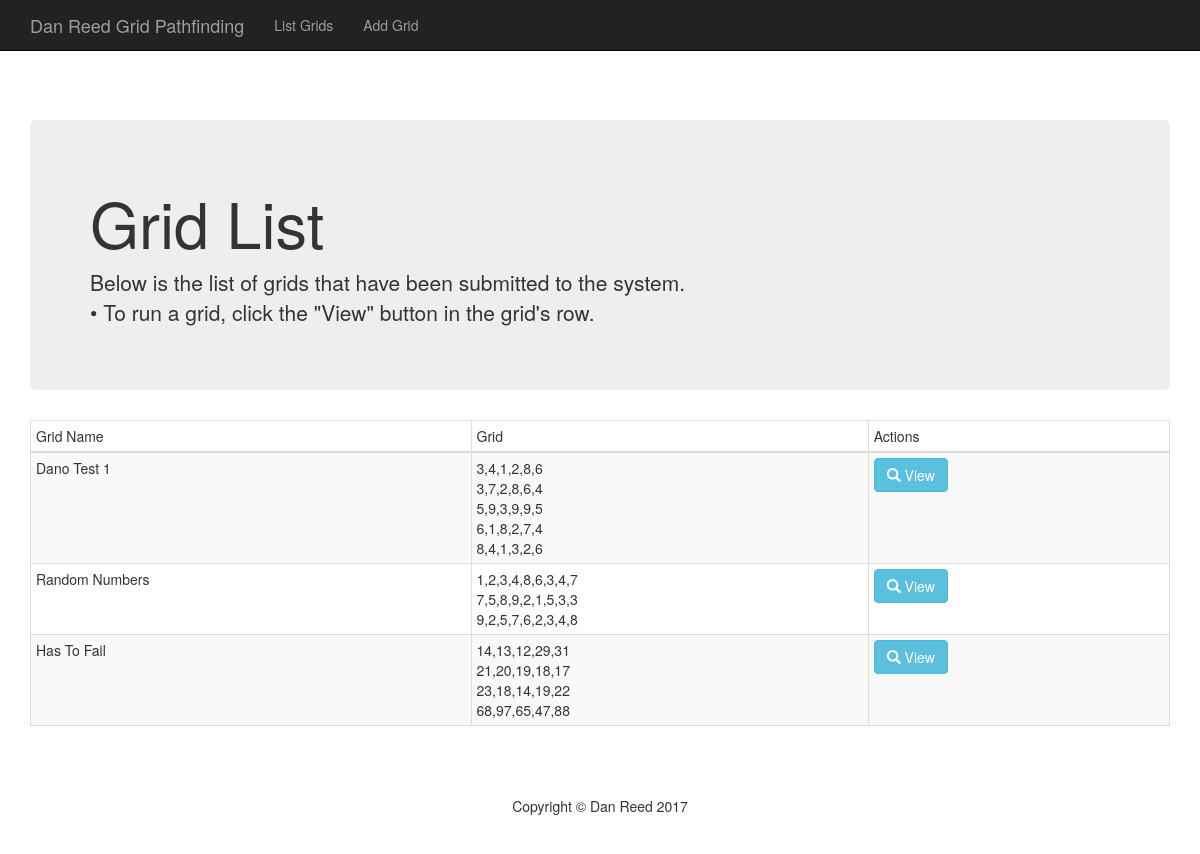
Page /grid_list.php on the committed database.
### tables this page shows
CREATE TABLE IF NOT EXISTS `grids` (
  `grids_id` int(10) unsigned NOT NULL AUTO_INCREMENT,
  `grids_name` varchar(255) NOT NULL DEFAULT '0',
  `create_datetime` datetime NOT NULL DEFAULT '0000-00-00 00:00:00',
  `edit_datetime` timestamp NOT NULL DEFAULT CURRENT_TIMESTAMP ON UPDATE CURRENT_TIMESTAMP,
  `active` char(1) NOT NULL DEFAULT 'Y',
  PRIMARY KEY (`grids_id`)
);

### includes/adodb/adodb.inc.php (called while the page is built, shortened)
<?php
 if (!defined('_ADODB_LAYER')) {
	class ADOConnection {
	var $debug = false;
	var $true = '1';
	var $false = '0';
	var $fetchMode=false;
	var $bulkBind = false;
	var $_queryID = false;
	var $_bindInputArray = false;
	function Execute($sql,$inputarr=false)
	{
		if ($inputarr) {
			if (!is_array($inputarr)) $inputarr = array($inputarr);
			$element0 = reset($inputarr);
			$array_2d = $this->bulkBind && is_array($element0) && !is_object(reset($element0));
			unset($element0);
			if (!is_array($sql) && !$this->_bindInputArray) {
				$sqlarr = explode('?',$sql);
				$nparams = sizeof($sqlarr)-1;
				if (!$array_2d) $inputarr = array($inputarr);
				foreach($inputarr as $arr) {
					$sql = ''; $i = 0;
					while(list(, $v) = each($arr)) {
						$sql .= $sqlarr[$i];
						$typ = gettype($v);
						if ($typ == 'string')
							$sql .= $this->qstr($v);
						else if ($typ == 'double')
							$sql .= str_replace(',','.',$v);
						else if ($typ == 'boolean')
							$sql .= $v ? $this->true : $this->false;
						else if ($typ == 'object') {
							if (method_exists($v, '__toString')) $sql .= $this->qstr($v->__toString());
							else $sql .= $this->qstr((string) $v);
						} else if ($v === null)
							$sql .= 'NULL';
						else
							$sql .= $v;
						$i += 1;
						if ($i == $nparams) break;
					}
					if (isset($sqlarr[$i])) {
						$sql .= $sqlarr[$i];
						if ($i+1 != sizeof($sqlarr)) $this->outp_throw( "Input Array does not match ?: ".htmlspecialchars($sql),'Execute');
					} else if ($i != sizeof($sqlarr))
						$this->outp_throw( "Input array does not match ?: ".htmlspecialchars($sql),'Execute');
					$ret = $this->_Execute($sql);
					if (!$ret) return $ret;
				}
			} else {
				if ($array_2d) {
					if (is_string($sql))
						$stmt = $this->Prepare($sql);
					else
						$stmt = $sql;
					foreach($inputarr as $arr) {
						$ret = $this->_Execute($stmt,$arr);
						if (!$ret) return $ret;
					}
				} else {
					$ret = $this->_Execute($sql,$inputarr);
				}
			}
		} else {
			$ret = $this->_Execute($sql,false);
		}
		return $ret;
	}
	function _Execute($sql,$inputarr=false)
	{
		if ($this->debug) {
			global $ADODB_INCLUDED_LIB;
			if (empty($ADODB_INCLUDED_LIB)) include(ADODB_DIR.'/adodb-lib.inc.php');
			$this->_queryID = _adodb_debug_execute($this, $sql,$inputarr);
		} else {
			$this->_queryID = @$this->_query($sql,$inputarr);
		}
		$rs = new $rsclass($this->_queryID,$this->fetchMode);
		$rs->connection = $this;
		$rs->Init();
		if (is_array($sql)) $rs->sql = $sql[0];
		else $rs->sql = $sql;
		return $rs;
	}
}
	class ADORecordSet implements IteratorAggregate {
	var $canSeek = false;
	var $_numOfRows = -1;
	var $_numOfFields = -1;
	var $_currentRow = -1;
	function ADORecordSet($queryID)
	{
		$this->_queryID = $queryID;
	}
	function Init()
	{
		if ($this->_numOfRows != 0 && $this->_numOfFields && $this->_currentRow == -1) {
			$this->_currentRow = 0;
		} else {
			$this->EOF = true;
		}
	}
	function Move($rowNumber = 0)
	{
		if ($rowNumber == $this->_currentRow) return true;
		if ($this->canSeek) {
			if ($this->_seek($rowNumber)) {
				$this->_currentRow = $rowNumber;
				if ($this->_fetch()) {
					return true;
				}
			} else {
				$this->EOF = true;
				return false;
			}
		}
		return false;
	}
	function RecordCount() {return $this->_numOfRows;}
}
	function ADOLoadCode($dbType)
	{
		$db = strtolower($dbType);
		switch ($db) {
			default:
				$class = $db; break;
		}
		$file = ADODB_DIR."/drivers/adodb-".$db.".inc.php";
		if (class_exists("ADODB_" . $class)) return $class;
		return false;
	}
	function NewADOConnection($db='')
	{
		$tmp = ADONewConnection($db);
		return $tmp;
	}
	function ADONewConnection($db='')
	{
	GLOBAL $ADODB_NEWCONNECTION, $ADODB_LASTDB;
		$errorfn = (defined('ADODB_ERROR_HANDLER')) ? ADODB_ERROR_HANDLER : false;
		if(empty($obj)) {
			if (!isset($ADODB_LASTDB)) $ADODB_LASTDB = '';
			if ($db != $ADODB_LASTDB) $db = ADOLoadCode($db);
			$cls = 'ADODB_'.$db;
			$obj = new $cls();
		}
		if ($obj) {
			if ($errorfn)  $obj->raiseErrorFn = $errorfn;
		}
		return $obj;
	}
}
?>

### config.php (called while the page is built, shortened)
<?php
    require_once 'includes/adodb/adodb.inc.php';
	$ADODB = NewADOConnection('mysql');
	$ADODB_FETCH_MODE = ADODB_FETCH_ASSOC;

### includes/pathfinder.php (called while the page is built, shortened)
<?php
class pathfinder
{
    public function getGrids()
    {
        global $ADODB;
        $output = array();
        $grids_sql = "SELECT
                        grids.grids_id,
                        grids.grids_name,
                        (SELECT GROUP_CONCAT(DISTINCT grids_rows.row_data SEPARATOR '|') FROM grids_rows WHERE grids_rows.grids_id = grids.grids_id) AS grids_values
                    FROM
                        grids
                    WHERE
                        grids.active='Y'";
        $grids_result = $ADODB->Execute($grids_sql);
        $grids_count = $grids_result->RecordCount();
        for($g=0;$g<$grids_count;$g++)
        {
            $grids_result->Move($g);
            $grids_answer = $grids_result->GetRowAssoc(false);
            $output[$g] = $grids_answer;
        }
        return $output;
    }
}

### includes/adodb/drivers/adodb-mysql.inc.php (called while the page is built, shortened)
<?php
if (! defined("_ADODB_MYSQL_LAYER")) {
class ADODB_mysql extends ADOConnection {
	var $forceNewConnect = false;
	var $clientFlags = 0;
	function _connect($argHostname, $argUsername, $argPassword, $argDatabasename)
	{
		if (ADODB_PHPVER >= 0x4300)
			$this->_connectionID = mysql_connect($argHostname,$argUsername,$argPassword,
												$this->forceNewConnect,$this->clientFlags);
		else if (ADODB_PHPVER >= 0x4200)
			$this->_connectionID = mysql_connect($argHostname,$argUsername,$argPassword,
												$this->forceNewConnect);
		else
			$this->_connectionID = mysql_connect($argHostname,$argUsername,$argPassword);
		if ($argDatabasename) return $this->SelectDB($argDatabasename);
		return true;
	}
	function SelectDB($dbName)
	{
		if ($this->_connectionID) {
			return @mysql_select_db($dbName,$this->_connectionID);
		}
		else return false;
	}
	function _query($sql,$inputarr=false)
	{
		return mysql_query($sql,$this->_connectionID);
	}
}
class ADORecordSet_mysql extends ADORecordSet{
	function ADORecordSet_mysql($queryID,$mode=false)
	{
		if ($mode === false) {
			global $ADODB_FETCH_MODE;
			$mode = $ADODB_FETCH_MODE;
		}
		switch ($mode)
		{
		case ADODB_FETCH_ASSOC:$this->fetchMode = MYSQL_ASSOC; break;
		}
	}
	function _initrs()
	{
		$this->_numOfRows = @mysql_num_rows($this->_queryID);
		$this->_numOfFields = @mysql_num_fields($this->_queryID);
	}
	function GetRowAssoc($upper=true)
	{
		if ($this->fetchMode == MYSQL_ASSOC && !$upper) $row = $this->fields;
		else $row = ADORecordSet::GetRowAssoc($upper);
		return $row;
	}
	function _seek($row)
	{
		return @mysql_data_seek($this->_queryID,$row);
	}
	function _fetch()
	{
		$this->fields =  @mysql_fetch_array($this->_queryID,$this->fetchMode);
		return is_array($this->fields);
	}
}
}
?>

### grid_list.php (the view, shortened to what this page needs)
<?php
include "header.php";
require_once INCLUDES_DIR . 'pathfinder.php';
?>
<div class="container">
    <div class="row">
        <div class="col-sm-12 col-md-12 col-lg-12">
            <header class="jumbotron hero-spacer">
                <h1>Grid List</h1>
                <p>
                    Below is the list of grids that have been submitted to the system.<br />
                    &bull; To run a grid, click the "View" button in the grid's row.
                </p>
            </header>
        </div>
    </div>
    <div class="row">
        <div class="col-sm-12 col-md-12 col-lg-12">
            <?php
                $pathfinder = new pathfinder();
                $grids_display = $pathfinder->getGrids();
            ?>
            <table id="grids_list_table" class="table table-striped table-hover table-bordered table-condensed">
                <thead>
                    <tr>
                        <td>Grid Name</td>
                        <td>Grid</td>
                        <td>Actions</td>
                    </tr>
                </thead>
                <tbody>
                    <?php
                        for($g=0;$g<count($grids_display);$g++)
                        {
                            echo '<tr>';
                            echo '<td>' . $grids_display[$g]['grids_name'] . '</td>';
                            echo '<td>' . str_replace('|', '<br />', $grids_display[$g]['grids_values']) . '</td>';
                            echo '<td><a href="grid_details.php?grids_id=' . $grids_display[$g]['grids_id'] . '" class="btn btn-info"><span class="glyphicon glyphicon-search"></span> View</a></td>';
                            echo '</tr>';
                        }
                    ?>
                </tbody>
            </table>
        </div>
    </div>
</div>
<?php
    include "footer.php";
?>

### header.php (shortened to what this page needs)
<?php
require_once "config.php";
?>
<!DOCTYPE html>
<html lang="en">
<head>
    <link href="css/bootstrap.min.css" rel="stylesheet">
    <link href="css/heroic-features.css" rel="stylesheet">
    <link rel="stylesheet" type="text/css" href="https://cdn.datatables.net/v/bs/jszip-3.1.3/pdfmake-0.1.27/dt-1.10.15/b-1.3.1/b-html5-1.3.1/b-print-1.3.1/r-2.1.1/datatables.min.css"/>
</head>
<body>
    <nav class="navbar navbar-inverse navbar-fixed-top" role="navigation">
        <div class="container">
            <div class="navbar-header">
                <a class="navbar-brand" href="#">Dan Reed Grid Pathfinding</a>
            </div>
            <div class="collapse navbar-collapse" id="bs-example-navbar-collapse-1">
                <ul class="nav navbar-nav">
                    <li>
                        <a href="<?php echo SITE_URL . 'grid_list.php'; ?>">List Grids</a>
                    </li>
                    <li>
                        <a href="<?php echo SITE_URL . 'grid_add.php'; ?>">Add Grid</a>
                    </li>
                </ul>
            </div>
        </div>
    </nav>

### footer.php (shortened to what this page needs)
        <footer>
            <div class="row">
                <div class="col-lg-12">
                    <p class="text-center">Copyright &copy; Dan Reed 2017</p>
                </div>
            </div>
        </footer>
</body>
</html>

### css/heroic-features.css (style rules this page uses)
body { padding-top: 70px; }
.hero-spacer { margin-top: 50px; }
footer { margin: 50px 0; }

### rows in the picture
grids: grids_name "Dano Test 1", grids_values "3,4,1,2,8,6 3,7,2,8,6,4 5,9,3,9,9,5 6,1,8,2,7,4 8,4,1,3,2,6"
grids: grids_name "Random Numbers", grids_values "1,2,3,4,8,6,3,4,7 7,5,8,9,2,1,5,3,3 9,2,5,7,6,2,3,4,8"
grids: grids_name "Has To Fail", grids_values "14,13,12,29,31 21,20,19,18,17 23,18,14,19,22 68,97,65,47,88"
